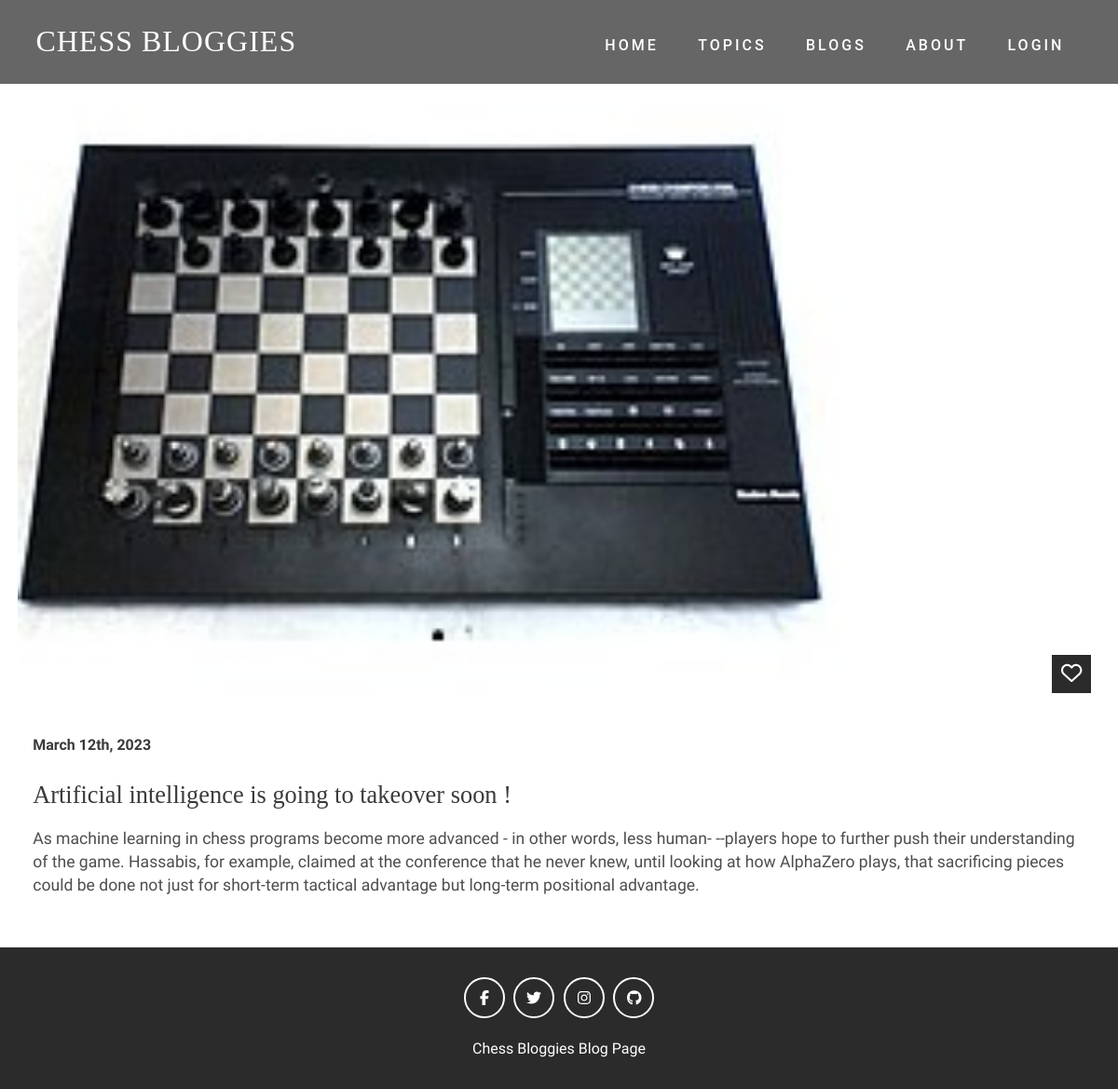
The app's page /post.php?id=9 with its own data.
### tables this page shows
CREATE TABLE `images` (
  `id` int(11) NOT NULL,
  `post_id` int(11) NOT NULL,
  `image` text NOT NULL
);

CREATE TABLE `posts` (
  `id` int(11) NOT NULL,
  `title` text NOT NULL,
  `content` text NOT NULL,
  `created_at` timestamp NOT NULL DEFAULT current_timestamp(),
  `created_by` varchar(20) DEFAULT NULL
);

### function.php (called while the page is built)
<?php
function getImageByPost($db,$post_id){
    $query="SELECT * FROM images WHERE post_id=$post_id ";
    $run=mysqli_query($db,$query);
    $data= mysqli_fetch_assoc($run);
    return $data;
}
?>

### post.php (the view, shortened to what this page needs)
<?php
  require('db.php');
  require('function.php');
?>
<!DOCTYPE html>
<html>
  <head>
    <link rel="stylesheet" href="includes/all.css">
    <link rel="stylesheet" href="includes/style.css">
  </head>
  <body>
    <?php
        include_once('navbar.php');
        $post_id=$_GET['id'];
        $postQuery="SELECT * FROM posts WHERE id = $post_id";
        $runPQ=mysqli_query($db,$postQuery);
        $post=mysqli_fetch_assoc($runPQ);
        $image_arr=getImageByPost($db,$post['id']);
        ?>
        <div class = "container">
            <div class = "blog-item">
              <div class = "blog-img">
                <br>
                <img src = "images/<?=$image_arr['image']?>" alt = "">
                <span><i class = "far fa-heart"></i></span>
              </div>
              <div class = "blog-text">
                <span><?=date('F jS, Y',strtotime($post['created_at']))?></span>
                <h2><?=$post['title']?></h2>
                <p><?php echo $post['content']; ?></p>
              </div>
            </div>
        </div>
      <?php
        include_once('footer.php');
      ?>
  </body>
</html>

### includes/style.css (style rules this page uses)
:root { --Playfair: 'Playfair Display', serif; --Quicksand: 'Quicksand', sans-serif; --Roboto: 'Roboto', sans-serif; --dark: #3c393d; --exDark: #2b2b2b; }
* { padding: 0; margin: 0; font-family: var(--Quicksand); }
body { line-height: 1.4; color: var(--dark); }
img { width: 100%; display: block; }
.container { max-width: 1320px; margin: 0 auto; padding: 0 1.2rem; }
.blog-img { position: relative; }
.blog-img span { position: absolute; bottom: 10px; right: 10px; background: var(--exDark); color: #fff; font-size: 1.4rem; padding: 0.3rem 0.6rem; }
.blog-text { margin: 2.2rem 0; padding: 0 1rem; }
.blog-text span { font-weight: 700; display: block; padding-bottom: 0.5rem; }
.blog-text h2 { font-family: var(--Playfair); padding: 1rem 0; font-size: 1.65rem; font-weight: 500; }
.blog-text p { font-weight: 500; font-size: 1.1rem; opacity: 0.9; padding-bottom: 1.2rem; }

### records on screen
images: image (picture)
posts: created_at "March 12th, 2023", title "Artificial intelligence is going to takeover soon !", content "As machine learning in chess programs become more advanced - in other words, less human- --players hope to further push their understanding of the game. Hassabis, for example, claimed at the conference that he never knew, until looking at how AlphaZero plays, that sacrificing pieces could be done not just for short-term tactical advantage but long-term positional advantage."
